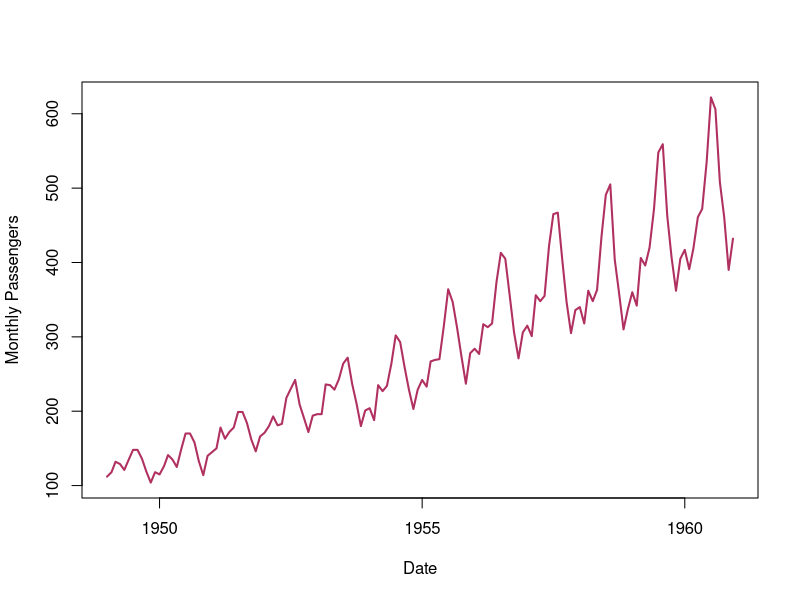
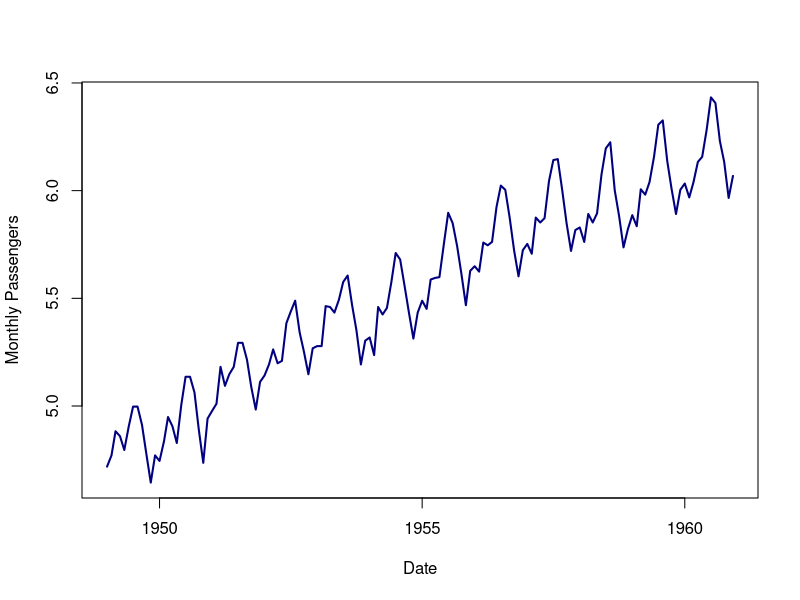

Reproduce these figures in R, in order. (Note: this script raises an error after producing the figures.)
####### CHAPTER 3 - Space and Time #######

###airline passenger data

#read in the data and add date column
air<-read.csv("airline.csv")
air$date<-paste(air$Month,"-01-19",air$Year,sep="") 
air$date<-as.Date(air$date,"%m-%d-%Y")
str(air) 

#plot it
plot(air$date,air$Passengers,type="l",xlab="Date",
     ylab="Monthly Passengers",col="maroon",lwd=2) 
#log(passengers)
plot(air$date,log(air$Passengers),xlab="Date",
     ylab="Monthly Passengers",type="l",col="navy",lwd=2)

#Simple linear regression
fitSLR<-glm(log(air$Passengers)~air$date)
coef(fitSLR)

##can fit using index variable instead of date
air$index<-1:length(air$Passengers)
air$index[1:10]
fitSLRindex<-glm(log(air$Passengers)~air$index)
coef(fitSLRindex)

#predict passengers using 75th time period
predict.lm(fitSLR,newdata=data.frame(date=as.Date("1955-03-01"))) # 75th date
# 5.5668651340779238 
predict.lm(fitSLR2,newdata=data.frame(index=75)) #index
# 5.5672969128861105 
# They are a little off partly due to rounding
# and partly due to the fact that dates account for differing days in a month

### Plot using date and compare to using index
plot(air$date,log(air$Passengers),xlab="Date",ylab="Monthly
     Passengers",type="l",col="navy",lwd=2)
abline(fitSLR)
plot(air$index,log(air$Passengers),xlab="Date Index",ylab="Monthly
     Passengers",type="l",col="navy",lwd=2)
abline(fitSLRindex)

### add seasonal monthly means
fitSeasonal<-glm(log(air$Passengers)~air$index+factor(air$Month))
round(coef(fitSeasonal),4)

###plot series and fitted values for seasonal means model
plot(air$date, log(air$Passengers), xlab="Date",
	ylab="log passengers", type="l", col="navy", lty=1, lwd=2)
lines(air$date, fitted(fitSeasonal), col="maroon", lwd=2, lty=2)
legend("topleft", legend=c("true","fit"), bty="n", lwd=3, col=c("navy","maroon"))


### AR(1)
lag <- head(log(air$Passengers),-1) #all except last entry
passengersL <- air$Passengers[-1] #all except first entry
monthL <- air$Month[-1]
indexL <- air$index[-1]
fitAR1<-glm(log(passengersL)~ indexL+factor(monthL)+lag)
summary(fitAR1)

### DJA
dja<-read.csv("dja.csv")
n<-length(dja$DJA)
summary(ARdj <- glm(dja$DJA[2:n] ~ dja$DJA[1:(n-1)]))

# prices to returns
returns <- (dja$DJA[2:n]-dja$DJA[1:(n-1)])/dja$DJA[1:(n-1)]
summary(glm(returns[2:n] ~ returns[1:(n-1)]))

